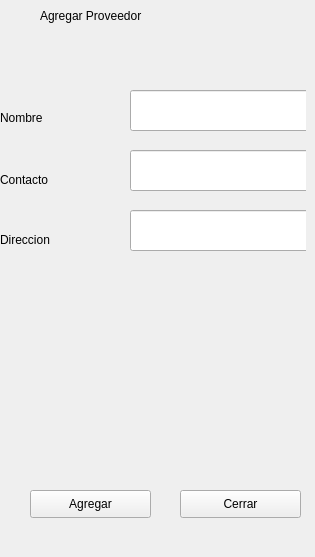
               <widget class="QWidget" name="agregarP">
                <widget class="QWidget" name="widget_7" native="true">
                 <property name="geometry">
                  <rect>
                   <x>0</x>
                   <y>0</y>
                   <width>306</width>
                   <height>548</height>
                  </rect>
                 </property>
                 <widget class="QLineEdit" name="lineEdit_26">
                  <property name="geometry">
                   <rect>
                    <x>130</x>
                    <y>90</y>
                    <width>181</width>
                    <height>41</height>
                   </rect>
                  </property>
                 </widget>
                 <widget class="QLineEdit" name="lineEdit_27">
                  <property name="geometry">
                   <rect>
                    <x>130</x>
                    <y>150</y>
                    <width>181</width>
                    <height>41</height>
                   </rect>
                  </property>
                 </widget>
                 <widget class="QLineEdit" name="lineEdit_28">
                  <property name="geometry">
                   <rect>
                    <x>130</x>
                    <y>210</y>
                    <width>181</width>
                    <height>41</height>
                   </rect>
                  </property>
                 </widget>
                 <widget class="QLabel" name="label_31">
                  <property name="geometry">
                   <rect>
                    <x>40</x>
                    <y>0</y>
                    <width>241</width>
                    <height>31</height>
                   </rect>
                  </property>
                  <property name="text">
                   <string>Agregar Proveedor</string>
                  </property>
                 </widget>
                 <widget class="QLabel" name="label_32">
                  <property name="geometry">
                   <rect>
                    <x>0</x>
                    <y>110</y>
                    <width>55</width>
                    <height>16</height>
                   </rect>
                  </property>
                  <property name="text">
                   <string>Nombre</string>
                  </property>
                 </widget>
                 <widget class="QLabel" name="label_33">
                  <property name="geometry">
                   <rect>
                    <x>0</x>
                    <y>170</y>
                    <width>91</width>
                    <height>20</height>
                   </rect>
                  </property>
                  <property name="text">
                   <string>Contacto</string>
                  </property>
                 </widget>
                 <widget class="QLabel" name="label_34">
                  <property name="geometry">
                   <rect>
                    <x>0</x>
                    <y>230</y>
                    <width>91</width>
                    <height>20</height>
                   </rect>
                  </property>
                  <property name="text">
                   <string>Direccion</string>
                  </property>
                 </widget>
                 <widget class="QPushButton" name="pushButton_9">
                  <property name="geometry">
                   <rect>
                    <x>180</x>
                    <y>490</y>
                    <width>121</width>
                    <height>28</height>
                   </rect>
                  </property>
                  <property name="text">
                   <string>Cerrar</string>
                  </property>
                  <property name="icon">
                   <iconset>
                    <normaloff>img/cancelar.png</normaloff>img/cancelar.png</iconset>
                  </property>
                  <property name="iconSize">
                   <size>
                    <width>28</width>
                    <height>28</height>
                   </size>
                  </property>
                 </widget>
                 <widget class="QPushButton" name="pushButton_10">
                  <property name="geometry">
                   <rect>
                    <x>30</x>
                    <y>490</y>
                    <width>121</width>
                    <height>28</height>
                   </rect>
                  </property>
                  <property name="text">
                   <string>Agregar</string>
                  </property>
                  <property name="icon">
                   <iconset>
                    <normaloff>img/agregar.png</normaloff>img/agregar.png</iconset>
                  </property>
                  <property name="iconSize">
                   <size>
                    <width>28</width>
                    <height>28</height>
                   </size>
                  </property>
                 </widget>
                </widget>
               </widget>
